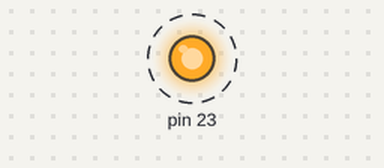
A sketch run on a simulated Arduino Mega 2560, built with avr-gcc and run on an emulated ATmega2560. Parts: output pins drawn as LEDs (lit = HIGH). Dashed ring = blinking. What the sketch prints to the serial monitor is not drawn.

Above: at 0.5 s.
Timing chart, 0 to 4.6 s (numbered marks = the images above):
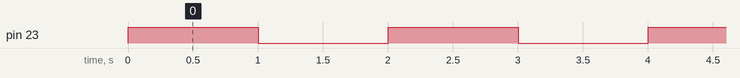

Measured:
- by itself, pin 23: alternates HIGH for 1.0 s and LOW for 1.0 s

The sketch:

Hello_World.ino
```cpp
void setup() {
  // put your setup code here, to run once:
  pinMode(23,OUTPUT);
  digitalWrite(23,1);

  Serial.begin(9600);

}

void loop() {
  digitalWrite(23,1);
  delay(1000);
  // put your main code here, to run repeatedly:
  Serial.println("Hello World!!!!!!");
  digitalWrite(23,0);
  delay(1000);
}
```
